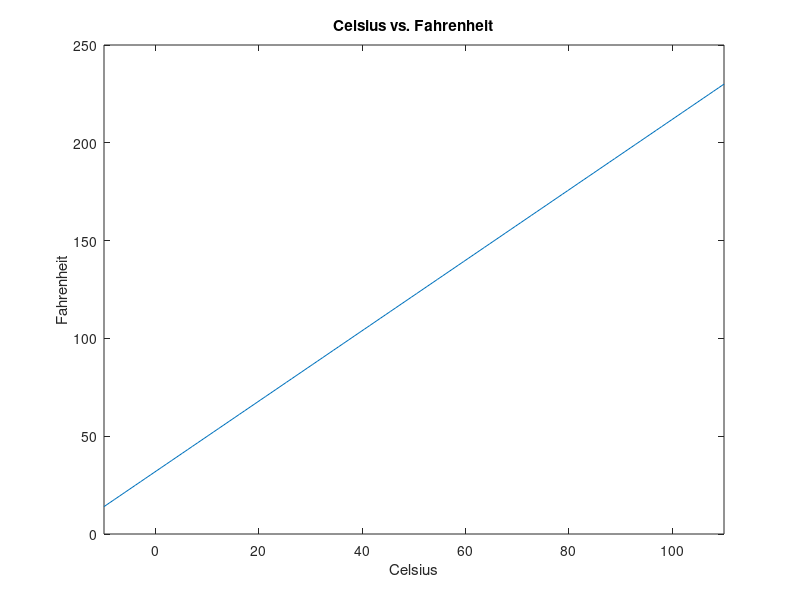

This chart was generated by the following MATLAB code:
# Using MATLAB, write a program to convert degrees Celsius to degrees
# Fahrenheit. Plot the results.

celsius = linspace(-10,110,120);
fahrenheit = (celsius * 9/5) + 32;

plot(celsius, fahrenheit);
title("Celsius vs. Fahrenheit");
xlabel("Celsius");
ylabel("Fahrenheit");
xlim([-10 110]);
